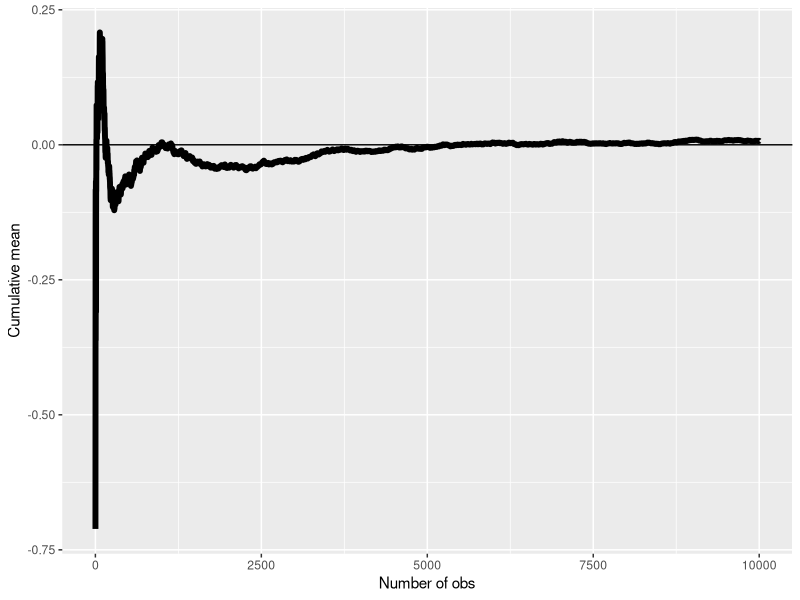
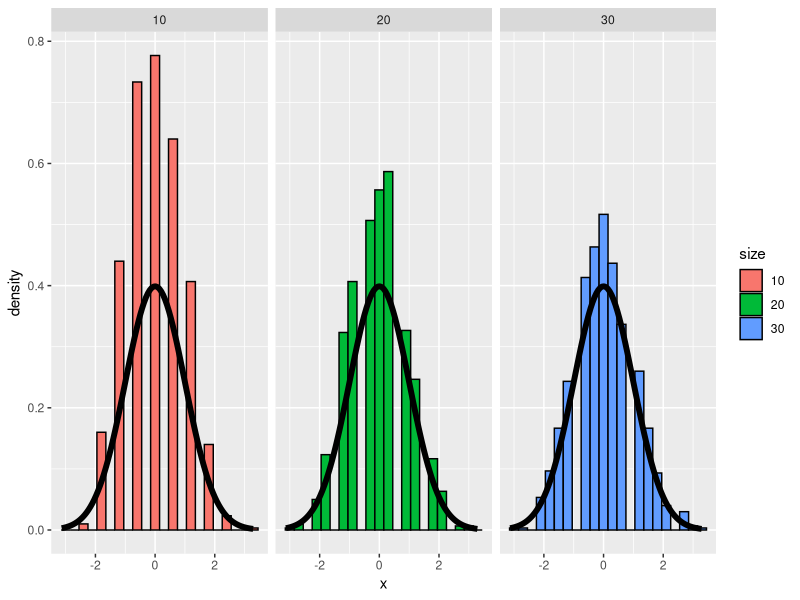
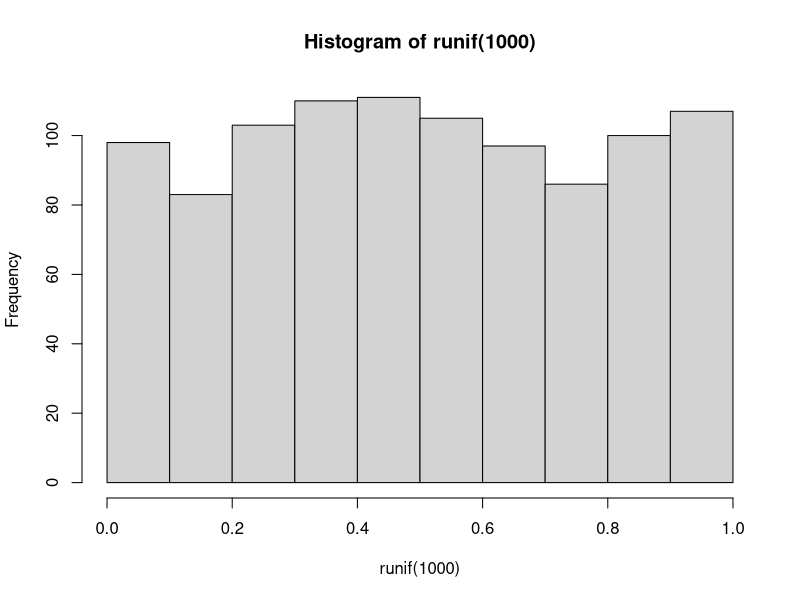
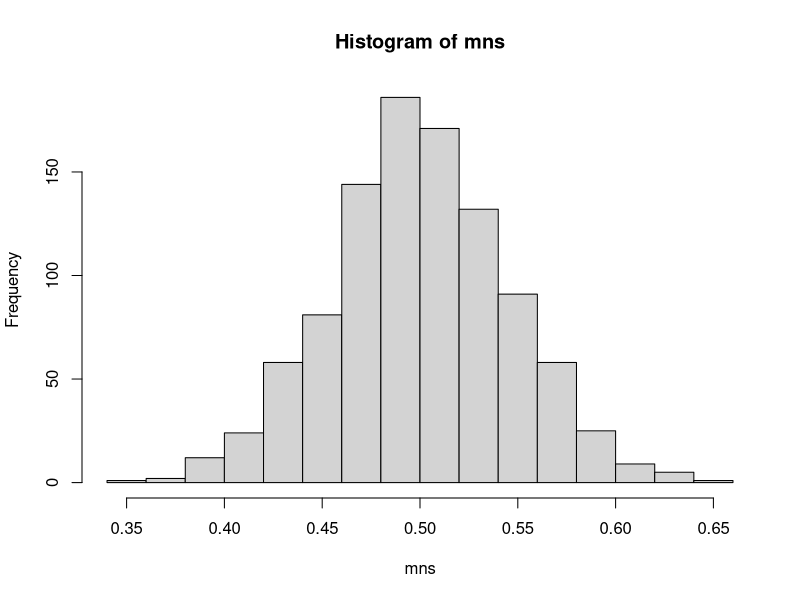

These charts were generated, in order, by the following R code: (Note: this script raises an error after producing the figures.)
n <- 10000 
means <- cumsum(rnorm(n))/(1:n) 
library(ggplot2) 
g <- ggplot(data.frame(x = 1:n, y = means), aes(x = x, y = y)) 
g <- g + geom_hline(yintercept = 0) + geom_line(size = 2) 
g <- g + labs(x = "Number of obs", y = "Cumulative mean") 
g


nosim <- 1000
cfunc <- function(x, n) 2 * sqrt(n) * (mean(x) - 0.5) 
dat <- data.frame(
  x = c(apply(matrix(sample(0:1, nosim * 10, replace = TRUE), 
                     nosim), 1, cfunc, 10),
        apply(matrix(sample(0:1, nosim * 20, replace = TRUE), 
                     nosim), 1, cfunc, 20),
        apply(matrix(sample(0:1, nosim * 30, replace = TRUE), 
                     nosim), 1, cfunc, 30)
  ),
  size = factor(rep(c(10, 20, 30), rep(nosim, 3))))
g <- ggplot(dat, aes(x = x, fill = size)) + geom_histogram(binwidth=.3, colour = "black", aes(y = ..density..)) 
g <- g + stat_function(fun = dnorm, size = 2)
g + facet_grid(. ~ size)

hist(runif(1000))

# the distribution of 1000 averages of 40 random uniforms

mns = NULL
for (i in 1 : 1000) mns = c(mns, mean(runif(40)))
hist(mns)


tmp = NULL
for (i in 1:40) tmp$fourty <- c(tmp$fourty, mean(rexp(40, lambda)))
for (i in 1:400) tmp$fourhundred <- c(tmp$fourty, mean(rexp(40, lambda)))
for (i in 1:1000) tmp$thousand <- c(tmp$fourty, mean(rexp(40, lambda)))
ggplot(tmp, aes(tmp$fourty)) + geom_histogram((aes(y="..density.."))) + geom_density(alpha=.2, fill="#FF6666")                                


#exponential
lambda = 0.2
nosim = 1000

exps <- rexp(40, lambda)
hist(exps)
mean(exps)
sd(exps)

mydata = data.frame(means =1:nosim)
for (i in 1:nosim) mydata$means[i]= mean(rexp(40, lambda))
hist(mydata$means)

ggplot(mydata, aes(x=means)) + 
  geom_histogram(aes(y = ..density..), binwidth=.5, color="black", fill="white") + 
  stat_function(fun=dnorm, color="blue", args=list(mean=1/lambda, sd=sd(mydata$means))) + 
  geom_vline(aes(xintercept=1/lambda), color="red", linetype="dashed", size=1)

mean(mydata$means)
